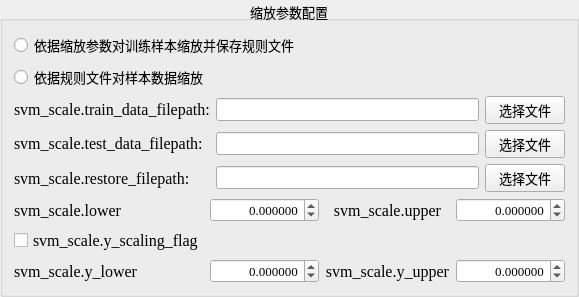
    <widget class="QGroupBox" name="groupBox">
     <property name="font">
      <font>
       <family>Times New Roman</family>
       <pointsize>10</pointsize>
      </font>
     </property>
     <property name="title">
      <string>缩放参数配置</string>
     </property>
     <property name="alignment">
      <set>Qt::AlignCenter</set>
     </property>
     <layout class="QVBoxLayout" name="verticalLayout">
      <item>
       <widget class="QRadioButton" name="radioButton">
        <property name="sizePolicy">
         <sizepolicy hsizetype="MinimumExpanding" vsizetype="Fixed">
          <horstretch>0</horstretch>
          <verstretch>0</verstretch>
         </sizepolicy>
        </property>
        <property name="text">
         <string>依据缩放参数对训练样本缩放并保存规则文件</string>
        </property>
       </widget>
      </item>
      <item>
       <widget class="QRadioButton" name="radioButton_2">
        <property name="sizePolicy">
         <sizepolicy hsizetype="MinimumExpanding" vsizetype="Fixed">
          <horstretch>0</horstretch>
          <verstretch>0</verstretch>
         </sizepolicy>
        </property>
        <property name="text">
         <string>依据规则文件对样本数据缩放</string>
        </property>
       </widget>
      </item>
      <item>
       <layout class="QGridLayout" name="gridLayout">
        <item row="0" column="0">
         <widget class="QLabel" name="label_2">
          <property name="sizePolicy">
           <sizepolicy hsizetype="Fixed" vsizetype="Fixed">
            <horstretch>0</horstretch>
            <verstretch>0</verstretch>
           </sizepolicy>
          </property>
          <property name="font">
           <font>
            <pointsize>12</pointsize>
           </font>
          </property>
          <property name="text">
           <string>svm_scale.train_data_filepath:</string>
          </property>
         </widget>
        </item>
        <item row="0" column="1">
         <widget class="QLineEdit" name="lineEdit">
          <property name="sizePolicy">
           <sizepolicy hsizetype="Expanding" vsizetype="Fixed">
            <horstretch>0</horstretch>
            <verstretch>0</verstretch>
           </sizepolicy>
          </property>
         </widget>
        </item>
        <item row="0" column="2">
         <widget class="QPushButton" name="pushButton">
          <property name="text">
           <string>选择文件</string>
          </property>
         </widget>
        </item>
        <item row="1" column="0">
         <widget class="QLabel" name="label_3">
          <property name="sizePolicy">
           <sizepolicy hsizetype="Fixed" vsizetype="Fixed">
            <horstretch>0</horstretch>
            <verstretch>0</verstretch>
           </sizepolicy>
          </property>
          <property name="font">
           <font>
            <pointsize>12</pointsize>
           </font>
          </property>
          <property name="text">
           <string>svm_scale.test_data_filepath:</string>
          </property>
         </widget>
        </item>
        <item row="1" column="1">
         <widget class="QLineEdit" name="lineEdit_2">
          <property name="sizePolicy">
           <sizepolicy hsizetype="Expanding" vsizetype="Fixed">
            <horstretch>0</horstretch>
            <verstretch>0</verstretch>
           </sizepolicy>
          </property>
         </widget>
        </item>
        <item row="1" column="2">
         <widget class="QPushButton" name="pushButton_2">
          <property name="text">
           <string>选择文件</string>
          </property>
         </widget>
        </item>
        <item row="2" column="0">
         <widget class="QLabel" name="label_8">
          <property name="font">
           <font>
            <pointsize>12</pointsize>
           </font>
          </property>
          <property name="text">
           <string>svm_scale.restore_filepath:</string>
          </property>
         </widget>
        </item>
        <item row="2" column="1">
         <widget class="QLineEdit" name="lineEdit_4"/>
        </item>
        <item row="2" column="2">
         <widget class="QPushButton" name="pushButton_4">
          <property name="text">
           <string>选择文件</string>
          </property>
         </widget>
        </item>
       </layout>
      </item>
      <item>
       <layout class="QGridLayout" name="gridLayout_2" columnstretch="11,12,11,12">
        <item row="0" column="0">
         <widget class="QLabel" name="label_4">
          <property name="font">
           <font>
            <pointsize>12</pointsize>
           </font>
          </property>
          <property name="text">
           <string>svm_scale.lower</string>
          </property>
         </widget>
        </item>
        <item row="0" column="1">
         <widget class="QDoubleSpinBox" name="doubleSpinBox">
          <property name="alignment">
           <set>Qt::AlignRight|Qt::AlignTrailing|Qt::AlignVCenter</set>
          </property>
          <property name="decimals">
           <number>6</number>
          </property>
          <property name="minimum">
           <double>-10000.000000000000000</double>
          </property>
          <property name="maximum">
           <double>999999.989999999990687</double>
          </property>
          <property name="singleStep">
           <double>0.000001000000000</double>
          </property>
         </widget>
        </item>
        <item row="0" column="2">
         <widget class="QLabel" name="label_5">
          <property name="font">
           <font>
            <pointsize>12</pointsize>
           </font>
          </property>
          <property name="text">
           <string>svm_scale.upper</string>
          </property>
          <property name="alignment">
           <set>Qt::AlignCenter</set>
          </property>
         </widget>
        </item>
        <item row="1" column="0">
         <widget class="QCheckBox" name="checkBox">
          <property name="font">
           <font>
            <pointsize>12</pointsize>
           </font>
          </property>
          <property name="text">
           <string>svm_scale.y_scaling_flag</string>
          </property>
         </widget>
        </item>
        <item row="2" column="0">
         <widget class="QLabel" name="label_9">
          <property name="font">
           <font>
            <pointsize>12</pointsize>
           </font>
          </property>
          <property name="text">
           <string>svm_scale.y_lower</string>
          </property>
          <property name="alignment">
           <set>Qt::AlignLeading|Qt::AlignLeft|Qt::AlignVCenter</set>
          </property>
         </widget>
        </item>
        <item row="2" column="2">
         <widget class="QLabel" name="label_10">
          <property name="font">
           <font>
            <pointsize>12</pointsize>
           </font>
          </property>
          <property name="text">
           <string>svm_scale.y_upper</string>
          </property>
          <property name="alignment">
           <set>Qt::AlignCenter</set>
          </property>
         </widget>
        </item>
        <item row="2" column="1">
         <widget class="QDoubleSpinBox" name="doubleSpinBox_4">
          <property name="alignment">
           <set>Qt::AlignRight|Qt::AlignTrailing|Qt::AlignVCenter</set>
          </property>
          <property name="decimals">
           <number>6</number>
          </property>
          <property name="minimum">
           <double>-10000.000000000000000</double>
          </property>
          <property name="maximum">
           <double>999999.989999999990687</double>
          </property>
          <property name="singleStep">
           <double>0.000001000000000</double>
          </property>
         </widget>
        </item>
        <item row="0" column="3">
         <widget class="QDoubleSpinBox" name="doubleSpinBox_2">
          <property name="alignment">
           <set>Qt::AlignRight|Qt::AlignTrailing|Qt::AlignVCenter</set>
          </property>
          <property name="decimals">
           <number>6</number>
          </property>
          <property name="minimum">
           <double>-10000.000000000000000</double>
          </property>
          <property name="maximum">
           <double>999999.989999999990687</double>
          </property>
          <property name="singleStep">
           <double>0.000001000000000</double>
          </property>
         </widget>
        </item>
        <item row="2" column="3">
         <widget class="QDoubleSpinBox" name="doubleSpinBox_3">
          <property name="alignment">
           <set>Qt::AlignRight|Qt::AlignTrailing|Qt::AlignVCenter</set>
          </property>
          <property name="decimals">
           <number>6</number>
          </property>
          <property name="minimum">
           <double>-10000.000000000000000</double>
          </property>
          <property name="maximum">
           <double>999999.989999999990687</double>
          </property>
          <property name="singleStep">
           <double>0.000001000000000</double>
          </property>
         </widget>
        </item>
       </layout>
      </item>
     </layout>
    </widget>
